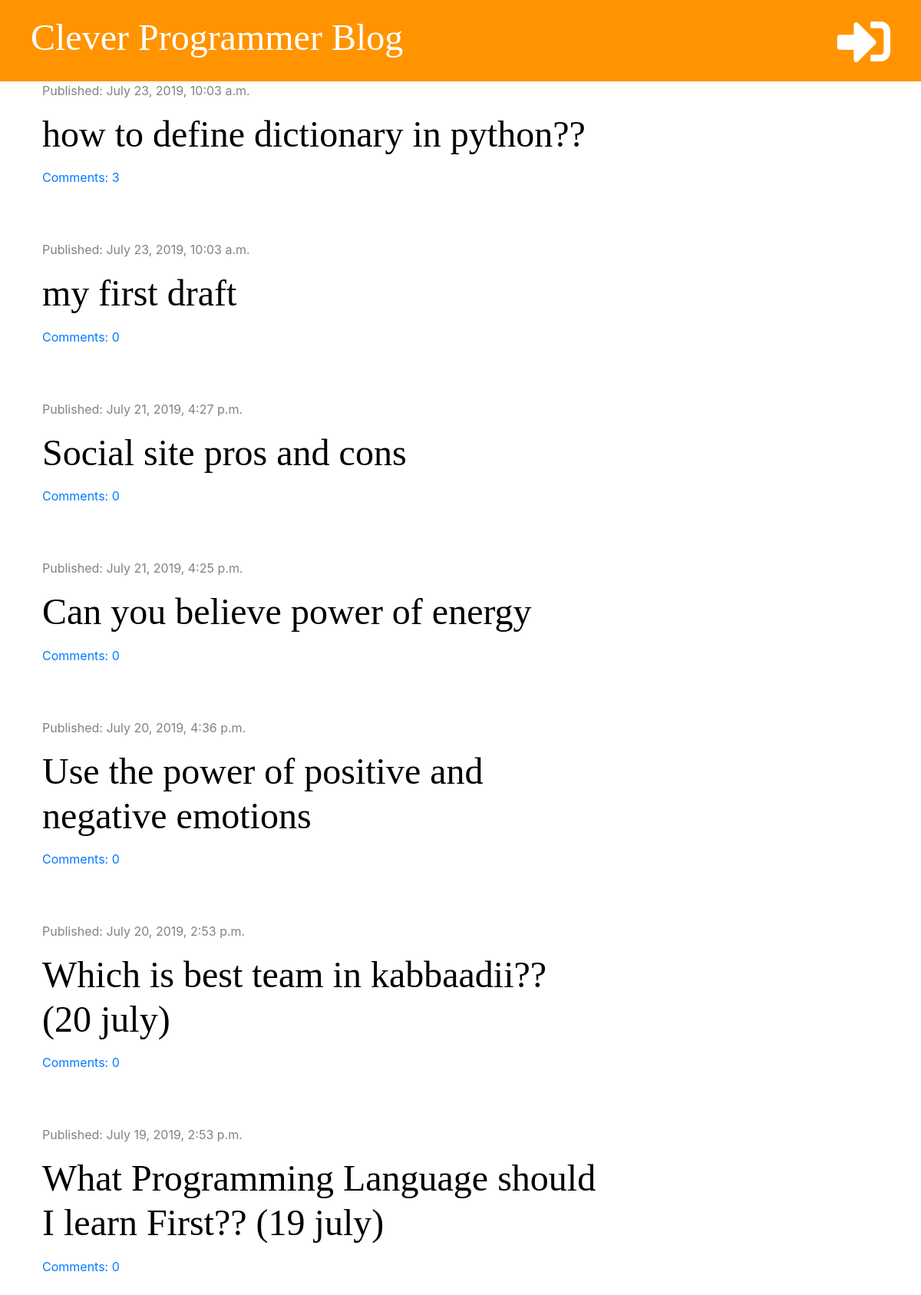
The page / on the database its author committed.
### blog/models.py (models this page shows, shortened)
class Post(models.Model):
    author = models.ForeignKey('auth.User', on_delete = models.CASCADE)
    title = models.CharField(max_length = 200)
    text = models.TextField()
    created_date = models.DateTimeField(default = timezone.now)
    published_date = models.DateTimeField(blank=True, null=True)
    def approved_comments(self):
        return self.comments.filter(approved=True)

### blog/views.py (the view)
# urls.py: path('', views.post_list, name="post_list"),
def post_list(request):
    posts = Post.objects.filter(published_date__lte = timezone.now()).order_by('-published_date')
    stuff_for_frontend = {'posts' : posts}
    return render(request, 'blog/post_list.html', stuff_for_frontend)

### blog/templatetags/markdownify.py (called while the page is built)
@register.filter
def markdown(value):
    renderer = HighlightRenderer()
    markdown = mistune.Markdown(renderer=renderer)
    return markdown(value)

### blog/templates/blog/post_list.html (shortened to what this page needs)
{% extends 'blog/base.html' %}
{% load markdownify %}
{% block content %}
  {% for post in posts %}
    <div class="post">
        <div class="date">
          <p>Published: {{ post.published_date }}</p>
        </div>
        <h1><a href="{% url 'post_detail' pk=post.pk %}">{{ post.title }}</a></h1>
        <a href="{% url 'post_detail' pk=post.pk%}">Comments: {{ post.approved_comments.count }}</a>
    </div>
  {% endfor %}
{% endblock %}

### blog/static/css/blog.css (style rules this page uses)
h1, h2, h3, h4 { font-family: 'Tangerine', 'Inconsolata', 'Droid Sans', serif; font-size: 48px; }
.date { color: #828282; }
.post { margin-bottom: 70px; }
.post h1 a { color: #000000; }

### rows shown on the page
Post: published_date "July 23, 2019, 10:03 a.m.", title "how to define dictionary in python??", approved_comments.count "3"
Post: published_date "July 23, 2019, 10:03 a.m.", title "my first draft", approved_comments.count "0"
Post: published_date "July 21, 2019, 4:27 p.m.", title "Social site pros and cons", approved_comments.count "0"
Post: published_date "July 21, 2019, 4:25 p.m.", title "Can you believe power of energy", approved_comments.count "0"
Post: published_date "July 20, 2019, 4:36 p.m.", title "Use the power of positive and negative emotions", approved_comments.count "0"
Post: published_date "July 20, 2019, 2:53 p.m.", title "Which is best team in kabbaadii?? (20 july)", approved_comments.count "0"
Post: published_date "July 19, 2019, 2:53 p.m.", title "What Programming Language should I learn First?? (19 july)", approved_comments.count "0"
